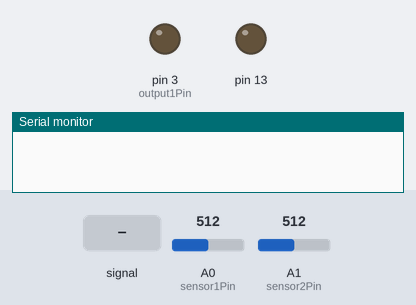
Bench run of a sketch on a simulated Arduino Uno, built with avr-gcc and run on an emulated ATmega328P. Parts: output pins drawn as LEDs (lit = HIGH), the last lines printed to the serial monitor. The test bench sets the inputs (shaded band); at power-on: A0 (sensor1Pin) = 512, A1 (sensor2Pin) = 512.

Above: at 1.2 s.
1.3 s: A1 (sensor2Pin) fed a 2 Hz sine of ±306 counts around its level
At 5.4 s:
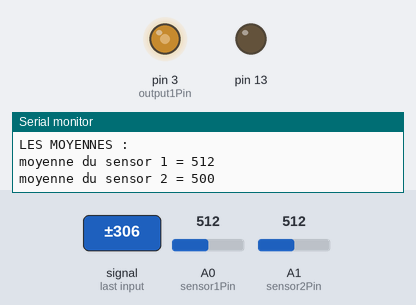
At 33.1 s:
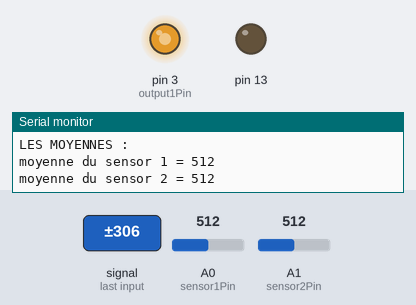
Timing chart, 0 to 37.5 s (numbered marks = the images above; inputs shaded):
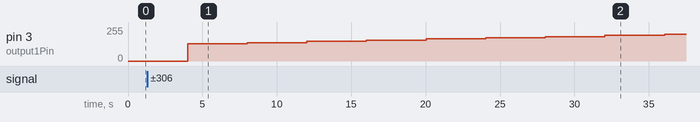

The sketch:

dataReading.ino
```cpp
//Proof of concept for reading continuous sensors
#define sensor1Pin A0
#define sensor2Pin A1
#define output1Pin 3
#define buttonPin 4


//infos sensor1
int sensor1=0;
int sensor1Max=0;
int sensor1Min=1023;
long sensor1Moy=sensor1;
//info sensor 2
int sensor2=0;
int sensor2Max=0;
int sensor2Min=1023;
long sensor2Moy=sensor2;
//infos bouton
int button = HIGH;
int previousButton= button;
//info variable de sortie pour LED
int output1=0;
//gestion du temps & moyennage
long time=0;
long dureeMoyenne=4000;
long nbMoyenne=0;

void setup() {
  pinMode(output1Pin, OUTPUT); //Using Digital pin 3 for PWM on an LED
  pinMode(13, OUTPUT);
  pinMode(buttonPin, INPUT_PULLUP);
  Serial.begin(9600); //Initilizing Serial

}

void loop(){
  time=millis();

  while(millis()-time < dureeMoyenne){
    sensor1=analogRead(sensor1Pin); //lecture du capteur
    //Recalage des bornes min / max
    if (sensor1 > sensor1Max)
        sensor1Max=sensor1;
    if (sensor1 < sensor1Min)
        sensor1Min=sensor1;
    //delay(1); //to allow DAC to reset

    sensor2=analogRead(sensor2Pin);
    //recalage des bornes min / max
    if (sensor2 > sensor2Max)
        sensor2Max=sensor2;
    if (sensor2 < sensor2Min)
        sensor2Min=sensor2;
    //delay(1); //to allow DAC to reset
    nbMoyenne++;
    sensor1Moy+= sensor1;
    sensor2Moy+= sensor2;
  }

  //Affichage des Moyennes de la "dureeMoyenne" précédente
  /* DEBUG
  Serial.println(sensor1Moy);
  Serial.println(sensor2Moy);
  Serial.println(nbMoyenne);
  */
  sensor1Moy=sensor1Moy/nbMoyenne;
  sensor2Moy=sensor2Moy/nbMoyenne;
  Serial.println("LES MOYENNES : ");
  Serial.print ("moyenne du sensor 1 = ");
  Serial.println(sensor1Moy);
  Serial.print ("moyenne du sensor 2 = ");
  Serial.println(sensor2Moy);
  sensor1Moy=0;
  sensor2Moy=0;
  nbMoyenne=0;
  /*
  button=digitalRead(buttonPin);
  if( button==LOW && previousButton ==HIGH){
  Serial.println(sensor1);
  Serial.println(sensor2);

  Serial.println("");
  }
  previousButton=button;
  */
  output1=map(sensor2, sensor2Min, sensor2Max, 0,255); //normalisation des valeurs pour sortie sur 255
  analogWrite(output1Pin,output1);
}
```
